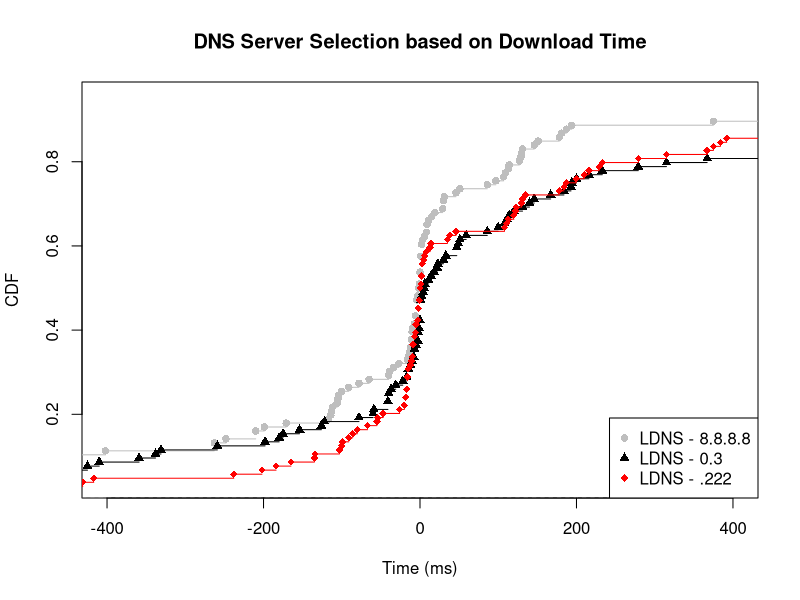

Here is the R script that generated this plot:
ldns_google <- c(-6, -34, -737, -210, 8, 1, -114, 375, -10, -722, -1025, 97, 0, -113, 30, 187, -1495, -3, -4, 0, 3, -199, -1034, 9, 685, -2, 86, -11, 107, -1115, -27, 3048, -11, -263, -1038, -78, 1531, 151, -40, -4453, 114, 127, -106, 9, -7, 2, -4, -263, 113, 852, -10486, 30, 178, -248, -6, -9, -105, 9339, 1750, -39, 181, -2116, -1, 1126, 130, 129, -2, 6, -171, 194, -10, 0, -91, 1, 915, -117, -13, -402, 2, -100, 46, -65, 109, 1, 1, -867, -4, 51, -4, 2, 146, -210, 131, 633, 11, 31, 32554, 29, -14, -112, -16, -104, 15, 19, 1061, -12)

ldns_03 <- c(-8, -425, 1051, -410, 140, -10, -180, 47, 184, 49, 18, 120, -7, 47, 724, -331, -359, 167, -2447, 0, 1, -198, -37, -9532, 2107, -7, 86, 33, 5, 1115, -126, 2334, -338, 1000, -59, 1531, 367, -41, 114, -1, 1083, 2, 453, 233, 315, 1000, -40, 59, 9328, 30, -1389, 1, 108, 789, 1133, 9778, 1750, 279, 200, 2116, -22, -440, -4775, 22, -978, -5, 111, 194, -12, 0, 100, 1, 911, -122, -17, -15, -154, 1, 6, -41, -31, -78, -175, -3, -60, 51, 23, 1, 146, -2, 131, 2079, 193, 216, 30535, 11, 14, -40, -15, -2, 4, -589, 1061, -259)

ldns_222 <- c(-9, 229, 13, -134, 8, 2, -135, 375, -184, 722, -18, 3, 6, -10, 724, 187, 184, -2, -3, 1, 3, -202, -26, -2, 1462, -11, -17, 35, -20, 588, 3048, 0, -100, -1166, 1020, -80, -238, -54, -1058, -55, 392, 38, 210, -1533, 233, 315, 367, 113, 782, 135, -103, 178, -16, 108, -86, 1452, 9829, 1750, 279, 200, -417, -5, 773, 130, -7, -2, -5, 111, -17, -12, 0, -91, -9, 914, 3, 1012, -47, -67, 46, -99, 0, 5, -431, -165, -7, -1, 123, 2, -18, -16, 131, 384, -1, 216, 32554, -9, 14, -6, -16, -15, 122, 120, -15, 1047)

ldns_google_val = ecdf(ldns_google)
ldns_03_val = ecdf(ldns_03)
ldns_222_val = ecdf(ldns_222)

plot(ldns_google_val, lty=1, col="grey", pch = 16, xlab="Time (ms)", ylab="CDF", main="DNS Server Selection based on Download Time", xlim=c(-400, 400))
lines(ldns_03_val, pch = 17, col = "black")
lines(ldns_222_val, pch = 18, col = "red")

legend("bottomright",  pch = c(16, 17, 18), legend=c("LDNS - 8.8.8.8", "LDNS - 0.3", "LDNS - .222"), col=c("grey", "black", "red"))
